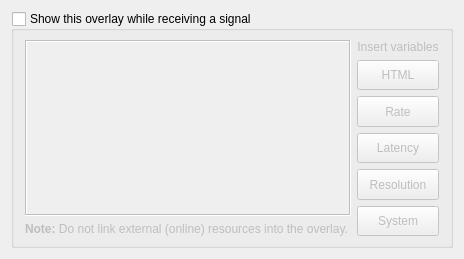
<?xml version="1.0" encoding="UTF-8"?>
<ui version="4.0">
 <class>OverlayDialog</class>
 <widget class="QDialog" name="OverlayDialog">
  <property name="geometry">
   <rect>
    <x>0</x>
    <y>0</y>
    <width>464</width>
    <height>259</height>
   </rect>
  </property>
  <property name="windowTitle">
   <string>Dialog</string>
  </property>
  <layout class="QVBoxLayout" name="verticalLayout_2">
   <item>
    <widget class="QGroupBox" name="groupBox_overlay">
     <property name="title">
      <string>Show this overlay while receiving a signal</string>
     </property>
     <property name="checkable">
      <bool>true</bool>
     </property>
     <property name="checked">
      <bool>false</bool>
     </property>
     <layout class="QHBoxLayout" name="horizontalLayout">
      <property name="leftMargin">
       <number>11</number>
      </property>
      <property name="rightMargin">
       <number>11</number>
      </property>
      <item>
       <layout class="QVBoxLayout" name="verticalLayout">
        <item>
         <widget class="QPlainTextEdit" name="plainTextEdit">
          <property name="sizePolicy">
           <sizepolicy hsizetype="Expanding" vsizetype="Preferred">
            <horstretch>0</horstretch>
            <verstretch>0</verstretch>
           </sizepolicy>
          </property>
          <property name="font">
           <font>
            <family>Courier New</family>
            <pointsize>9</pointsize>
           </font>
          </property>
          <property name="frameShape">
           <enum>QFrame::Box</enum>
          </property>
          <property name="lineWrapMode">
           <enum>QPlainTextEdit::NoWrap</enum>
          </property>
          <property name="tabStopWidth">
           <number>15</number>
          </property>
         </widget>
        </item>
        <item>
         <widget class="QLabel" name="label_2">
          <property name="text">
           <string>&lt;html&gt;&lt;head/&gt;&lt;body&gt;&lt;p&gt;&lt;span style=&quot; font-weight:600;&quot;&gt;Note:&lt;/span&gt; Do not link external (online) resources into the overlay.&lt;/p&gt;&lt;/body&gt;&lt;/html&gt;</string>
          </property>
          <property name="wordWrap">
           <bool>false</bool>
          </property>
         </widget>
        </item>
       </layout>
      </item>
      <item>
       <widget class="QFrame" name="frame">
        <property name="sizePolicy">
         <sizepolicy hsizetype="Minimum" vsizetype="Preferred">
          <horstretch>0</horstretch>
          <verstretch>0</verstretch>
         </sizepolicy>
        </property>
        <layout class="QVBoxLayout" name="verticalLayout_3">
         <property name="leftMargin">
          <number>0</number>
         </property>
         <property name="topMargin">
          <number>0</number>
         </property>
         <property name="rightMargin">
          <number>0</number>
         </property>
         <property name="bottomMargin">
          <number>0</number>
         </property>
         <item>
          <widget class="QLabel" name="label">
           <property name="sizePolicy">
            <sizepolicy hsizetype="Preferred" vsizetype="Fixed">
             <horstretch>0</horstretch>
             <verstretch>0</verstretch>
            </sizepolicy>
           </property>
           <property name="text">
            <string>Insert variables</string>
           </property>
           <property name="alignment">
            <set>Qt::AlignCenter</set>
           </property>
          </widget>
         </item>
         <item>
          <widget class="QPushButton" name="pushButton_htmlFormat">
           <property name="sizePolicy">
            <sizepolicy hsizetype="Minimum" vsizetype="Preferred">
             <horstretch>0</horstretch>
             <verstretch>0</verstretch>
            </sizepolicy>
           </property>
           <property name="text">
            <string>HTML</string>
           </property>
           <property name="autoDefault">
            <bool>false</bool>
           </property>
          </widget>
         </item>
         <item>
          <widget class="QPushButton" name="pushButton_refresh">
           <property name="sizePolicy">
            <sizepolicy hsizetype="Minimum" vsizetype="Preferred">
             <horstretch>0</horstretch>
             <verstretch>0</verstretch>
            </sizepolicy>
           </property>
           <property name="text">
            <string>Rate</string>
           </property>
           <property name="autoDefault">
            <bool>false</bool>
           </property>
          </widget>
         </item>
         <item>
          <widget class="QPushButton" name="pushButton_latency">
           <property name="sizePolicy">
            <sizepolicy hsizetype="Minimum" vsizetype="Preferred">
             <horstretch>0</horstretch>
             <verstretch>0</verstretch>
            </sizepolicy>
           </property>
           <property name="text">
            <string>Latency</string>
           </property>
           <property name="autoDefault">
            <bool>false</bool>
           </property>
          </widget>
         </item>
         <item>
          <widget class="QPushButton" name="pushButton_resolution">
           <property name="sizePolicy">
            <sizepolicy hsizetype="Minimum" vsizetype="Preferred">
             <horstretch>0</horstretch>
             <verstretch>0</verstretch>
            </sizepolicy>
           </property>
           <property name="text">
            <string>Resolution</string>
           </property>
           <property name="autoDefault">
            <bool>false</bool>
           </property>
          </widget>
         </item>
         <item>
          <widget class="QPushButton" name="pushButton_system">
           <property name="sizePolicy">
            <sizepolicy hsizetype="Minimum" vsizetype="Preferred">
             <horstretch>0</horstretch>
             <verstretch>0</verstretch>
            </sizepolicy>
           </property>
           <property name="text">
            <string>System</string>
           </property>
           <property name="autoDefault">
            <bool>false</bool>
           </property>
          </widget>
         </item>
        </layout>
       </widget>
      </item>
     </layout>
     <zorder>label_2</zorder>
    </widget>
   </item>
  </layout>
 </widget>
 <tabstops>
  <tabstop>plainTextEdit</tabstop>
  <tabstop>groupBox_overlay</tabstop>
  <tabstop>pushButton_htmlFormat</tabstop>
  <tabstop>pushButton_refresh</tabstop>
  <tabstop>pushButton_latency</tabstop>
  <tabstop>pushButton_resolution</tabstop>
  <tabstop>pushButton_system</tabstop>
 </tabstops>
 <resources/>
 <connections/>
</ui>
